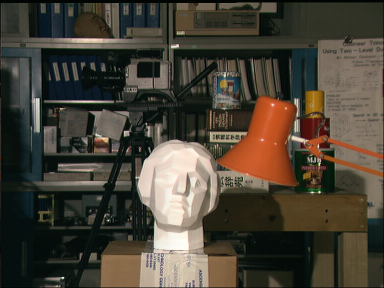
#> input picture data/tsucuba_left.png, 384 x 288 px
$ python task2.py
#> lines starting #> are read from the running program, lines starting #| are printed output that depends on the picture; after the words box and inside, x2 and y2 are one past the last pixel; in counts of white or black regions, pixels touching at a corner belong together
# -*- coding: utf-8 -*-
"""
Created on Fri Nov  2 03:46:01 2018

@author: Aniruddha Sinha
UB Person Number = 50289428
UBIT = asinha6@buffalo.edu
"""

UBIT = '<asinha6>'; import numpy as np; np.random.seed(sum([ord(c) for c in UBIT]))

import cv2
import numpy as np
import random
from matplotlib import pyplot as plt
import time

'function to write the image to disk'
def writeImage(img, imageName):
    cv2.imwrite("results/" + imageName + ".jpg", img)

''' The following functions for drawing the epipolar lines and epipolar points and finding epilines
 have been referenced and partly been copied from https://docs.opencv.org/3.2.0/da/de9/tutorial_py_epipolar_geometry.html'''

def drawEpipolarLines(image1, image2, epilines, epipts1, epipts2, num):
    h, w = image1.shape

    colors = [[100, 200, 300], [1,3,2], [32, 43, 12], [90, 200, 12], [100, 100, 100], [0, 100, 200], [100, 0, 200], [100, 200, 0], [90, 30, 180], [120, 140, 150]]

    for i, r, point1, point2 in zip(range(10), epilines, epipts1, epipts2):
        color = tuple(colors[i])
        x0, y0 = map(int, [0, -r[2]/r[1]] )
        x1, y1 = map(int, [w, -(r[2] + r[0]*w)/r[1]] )

        global img1
        global img2

        if num == 1:
            image1 = cv2.line(img1, (x0,y0), (x1,y1), color, 1)
            image1 = cv2.circle(img1, tuple(point1), 5, color, -1)
            image2 = cv2.circle(img2, tuple(point2), 5, color, -1)
        else:
            image1 = cv2.line(img2, (x0,y0), (x1,y1), color, 1)
            image1 = cv2.circle(img2, tuple(point1), 5, color, -1)
            image2 = cv2.circle(img1, tuple(point2), 5, color, -1)
    return image1

def findEpilines(left_img, right_img, pts1, pts2, F):

    #Find epilines corresponding to points in the right image and
    #draw their lines on left image
    lines_left = cv2.computeCorrespondEpilines(pts2.reshape(-1,1,2), 2, F)
    lines_left = lines_left.reshape(-1,3)
    epiLeftImg = drawEpipolarLines(left_img, right_img, lines_left, pts1, pts2, 1)


    #Find epilines corresponding to points in the left image and
    #draw their lines on right image
    lines_right = cv2.computeCorrespondEpilines(pts1.reshape(-1,1,2), 1, F)
    lines_right = lines_right.reshape(-1,3)
    epiRightImg = drawEpipolarLines(right_img,left_img, lines_right, pts2, pts1, 2)

    return epiRightImg, epiLeftImg


#################### Start Main ########################
'Start function execution'
t= time.time()

'Read the two images, first in colour and then in grayscales'
img1 = cv2.imread("data/tsucuba_left.png")
#> img1 is the input picture: shape (288, 384, 3); mean B, G, R 54.7, 66.6, 73.2
img2 = cv2.imread("data/tsucuba_right.png")
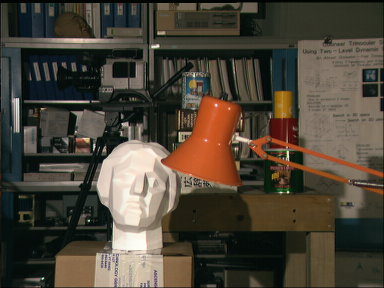
#> input picture data/tsucuba_right.png, 384 x 288 px
#> img2 is the input picture: shape (288, 384, 3); mean B, G, R 55.6, 68.2, 75.9

tsucuba_left = cv2.imread("data/tsucuba_left.png", 0)
#> tsucuba_left: shape (288, 384); min 0, max 253, mean 68.4
tsucuba_right = cv2.imread("data/tsucuba_right.png", 0)
#> tsucuba_right: shape (288, 384); min 0, max 253, mean 70.3

############################# PART 1 ##################################################
print('\n\n##################### Starting execution of Task 2 part 1 ##########################################')

''' The following code for computing SIFT features and drawing keypoints has been referenced and partly copied from '''
''''https://docs.opencv.org/3.4.3/da/df5/tutorial_py_sift_intro.html'''''

'Compute the keypoints and features of the two images'
sift = cv2.xfeatures2d.SIFT_create()
keypoints1 = sift.detect(tsucuba_left, None)
#> keypoints1 = 760 keypoints; strongest (x, y, size): (174, 178, 47.1), (177, 46, 2.7), (126, 133, 3.8), (36, 102, 5.7)
keypoints2 = sift.detect(tsucuba_right, None)
#> keypoints2 = 764 keypoints; strongest (x, y, size): (94, 146, 1.9), (132, 178, 47.5), (157, 46, 2.7), (288, 153, 2)

'Draw the keypoints on the images and write to disk'
task2_sift1 = cv2.drawKeypoints(img1, keypoints1, None ,(0,0,255))
task2_sift2 = cv2.drawKeypoints(img2, keypoints2, None, (0,0,255))
writeImage(task2_sift1, "task2_sift1")
print('\n\n******************** Image task2_sift_1 successfully written to drive **************************')
writeImage(task2_sift2, "task2_Sift2")
print('\n\n******************** Image task2_sift_2 successfully written to drive **************************')


''' The following code for computing the K Nearest Neighbours and drawing matches
 has been referenced and party copied from -
 https://docs.opencv.org/3.0-beta/doc/py_tutorials/py_feature2d/py_matcher/py_matcher.html '''


'Find the keypoints and the descriptors of the keypoints'
keypoint_left_img, descriptor_left_img = sift.detectAndCompute(tsucuba_left, None)
#> keypoint_left_img has the same summary as keypoints1
keypoint_rt_img, descriptor_rt_img = sift.detectAndCompute(tsucuba_right, None)
#> keypoint_rt_img has the same summary as keypoints2

'Using FLANN matching technique for finding K Nearest Neighbours'
FLANN_INDEX_KDTREE = 0
check_index_params = dict(algorithm = FLANN_INDEX_KDTREE, tress = 5)
check_search_params = dict(checks=100)

'''Create object for FLANN matching'''
doFlann = cv2.FlannBasedMatcher(check_index_params, check_search_params)
NearestNeighborsMatches = doFlann.knnMatch(descriptor_left_img, descriptor_rt_img, k=2)
#> NearestNeighborsMatches = 760 matches
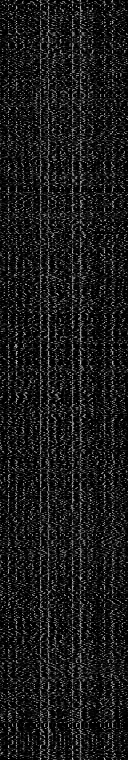
#> descriptor_left_img: shape (760, 128) float32; min 0, max 208, mean 25.7

'Calculate the better neighbour of the two best matches of a keypoint of left image in the right image'
keepKeypoints = []
tsc_pts1 = []
tsc_pts2 = []
for m,n in NearestNeighborsMatches:
    if m.distance < 0.75*n.distance:
        keepKeypoints.append(m)
        tsc_pts2.append(keypoint_left_img[m.trainIdx].pt)
        tsc_pts1.append(keypoint_rt_img[m.queryIdx].pt)
#> after the loop, keepKeypoints = 286 matches; tsc_pts1 = 286 pairs, first value 10.7 to 378.1, second value 6.49 to 283.4; tsc_pts2 = 286 pairs, first value 22.78 to 366.8, second value 4.89 to 282.8

'Draw the matched keypoints of the two images'
task2_matches_knn = cv2.drawMatches(img1, keypoint_left_img, img2, keypoint_rt_img, keepKeypoints, None, (0,255,0), (255,0,0) ,flags=2)
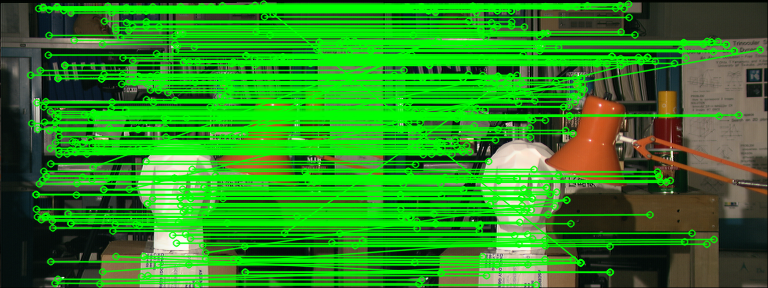
#> task2_matches_knn: shape (288, 768, 3); mean B, G, R 32.7, 138.7, 44.8
writeImage(task2_matches_knn, "task2_matches_knn")
print('\n\n******************** Image task2_matches_knn successfully written to drive **************************')
print('\n\n############### Task 2 part 1 successfully completed.#####################\nTime taken for Task 2 part 1 = ',time.time()-t,' seconds')
############################# END PART 1 ################################################


########################## PART 2 ###################################################
print('\n\n##################### Starting execution of Task 2 part 2 ##########################################')

''' The following code for finding Fundamental Matrix and computing the inliers has been referenced and
party been copied from https://docs.opencv.org/3.0-beta/doc/py_tutorials/py_feature2d/py_feature_homography/py_feature_homography.html'''

MIN_NUM_MATCHES = 10

if len(keepKeypoints) > MIN_NUM_MATCHES:

    coord_left = np.array([ keypoint_left_img[m.queryIdx].pt for m in keepKeypoints ])
#> coord_left = 286 pairs, first value 30.2 to 377.5, second value 3.59 to 284.5
    np.reshape(coord_left, (-1,1,2))
    coord_left = np.int32(coord_left)
#> coord_left = 286 pairs, first value 30 to 377, second value 3 to 284
    coord_rt = np.array([ keypoint_rt_img[m.trainIdx].pt for m in keepKeypoints ])
#> coord_rt = 286 pairs, first value 9.72 to 375.6, second value 3.54 to 284.5
    np.reshape(coord_rt, (-1,1,2))
    coord_rt = np.int32(coord_rt)
#> coord_rt = 286 pairs, first value 9 to 375, second value 3 to 284

    'Find fundamental matrix and list of inliers after RANSAC algorithm'
    F, fundamentalStatus = cv2.findFundamentalMat(coord_left, coord_rt, cv2.FM_RANSAC, 20.0)
#> F = [[-1.58e-06, -0.000413, 0.0845], [0.000394, -9.89e-06, -0.138], [-0.0805, 0.136, 1]]; fundamentalStatus = 286 values, max 1 at index 0, min 0 at index 75, mean 0.976
    print('\n\nFundamental matrix is:\n\n',F)
#| Fundamental matrix is:
#|  [[-1.57930002e-06 -4.12799335e-04  8.44949757e-02]
#|  [ 3.94478384e-04 -9.89014794e-06 -1.38119107e-01]
#|  [-8.05235709e-02  1.35761862e-01  1.00000000e+00]]
#    print(fundamentalStatus)#    print(fundamentalStatus)
print('\n\n############### Task 2 part 2 successfully completed.#####################\nTime taken for Task 2 part 2 = ',time.time()-t,' seconds')
########################## END PART 2 ####################################################


''''''''''''''''''''''''''''''''''''''' START PART 3 '''''''''''''''''''''''''''''''''''
''''''''''''''''''''''''''''''''''''''''''''''''''''''''''''''''''''''''''''''''''''''''
'''''''''
print('\n\n##################### Starting execution of Task 2 part 3 ##########################################')

'Select the inliers and convert the inliers to a 1D list'
# Select only inlier points
'convert the inliers to a 1D list'
# Select only inlier points
'Select 10 random inliers after shuffling the array of inliers'
inliers_1 = coord_left[fundamentalStatus.ravel()==1].tolist()
#> inliers_1 = 279 pairs, first value 30 to 377, second value 3 to 284
inliers_left = random.sample(inliers_1,10)
#> inliers_left = [[209, 106], [227, 77], [45, 101], [146, 203], [322, 59], [282, 56], [220, 77], [173, 177], [269, 34], [190, 198]]
inliers_left = np.array(inliers_left)

inliers_2 = coord_rt[fundamentalStatus.ravel()==1].tolist()
#> inliers_2 = 279 pairs, first value 9 to 375, second value 3 to 284
inliers_right = random.sample(inliers_2,10)
#> inliers_right = [[112, 10], [285, 180], [70, 140], [112, 264], [38, 154], [127, 21], [329, 238], [74, 112], [155, 35], [43, 10]]
inliers_right = np.array(inliers_right)

'Draw the epilines for 10 random inliers in both images'
task2_epi_right, task2_epi_left = findEpilines(tsucuba_left, tsucuba_right, inliers_left, inliers_right, F)
#> in findEpilines, `lines_left = cv2.computeCorrespondEpilines(pts2.reshape(-1,1,2), 2, F)`: lines_left = [[-0.651, 0.759, 77.06], [-0.521, 0.854, 11.48], [-0.234, 0.972, -114.5], [0.26, 0.966, -288.8], [-0.165, 0.986, -141.9], [-0.657, 0.754, 80.08], [0.983, -0.184, -311.8], [-0.331, 0.944, -74.49], [-0.684, 0.73, 94.6], [-0.545, 0.838, 23.12]]
#> the loop in drawEpipolarLines, `for i, r, point1, point2 in zip(range(10), epilines, epipts1, epipts2):` made 10 passes
#> (r, point1, point2, color, y0, y1) on passes 1 to 9: ([-0.651, 0.759, 77.06], [209, 106], [112, 10], (100, 200, 300), -101, 228), ([-0.521, 0.854, 11.48], [227, 77], [285, 180], (1, 3, 2), -13, 220), ([-0.234, 0.972, -114.5], [45, 101], [70, 140], (32, 43, 12), 117, 210), ([0.26, 0.966, -288.8], [146, 203], [112, 264], (90, 200, 12), 299, 195), ([-0.165, 0.986, -141.9], [322, 59], [38, 154], (100, 100, 100), 143, 208), ([-0.657, 0.754, 80.08], [282, 56], [127, 21], (0, 100, 200), -106, 228), ([0.983, -0.184, -311.8], [220, 77], [329, 238], (100, 0, 200), -1695, 357), ([-0.331, 0.944, -74.49], [173, 177], [74, 112], (100, 200, 0), 78, 213), ([-0.684, 0.73, 94.6], [269, 34], [155, 35], (90, 30, 180), -129, 230)
#> pass 1, in drawEpipolarLines, `image1 = cv2.circle(img1, tuple(point1), 5, color, -1)`:
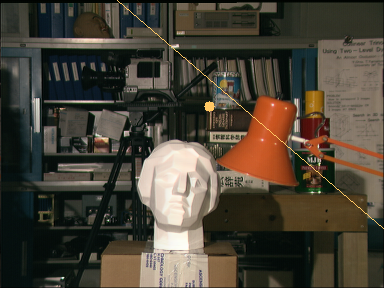
#> image1: shape (288, 384, 3); mean B, G, R 54.9, 67.1, 73.8
#> after the loop in drawEpipolarLines, `for i, r, point1, point2 in zip(range(10), epilines, epipts1, epipts2):`:
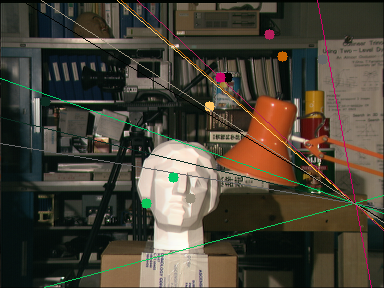
#> img1: shape (288, 384, 3); 3.53% of pixels changed, all inside (x1, y1, x2, y2) = (0, 0, 384, 288)
#> in findEpilines, `lines_right = cv2.computeCorrespondEpilines(pts1.reshape(-1,1,2), 1, F)`: lines_right = [[0.58, -0.814, -20.66], [0.728, -0.686, -94.88], [0.332, -0.943, 86.18], [0.00565, -1, 203.6], [0.981, -0.192, -278.4], [0.912, -0.41, -211.1], [0.709, -0.705, -84.77], [0.154, -0.988, 153.1], [0.908, -0.419, -208], [0.0378, -0.999, 193]]
#> call 2 of drawEpipolarLines, with epilines = array of shape (10, 3), epipts1 = array of shape (10, 2), epipts2 = array of shape (10, 2), num = 2
#> the loop in drawEpipolarLines (call 2), `for i, r, point1, point2 in zip(range(10), epilines, epipts1, epipts2):` made 10 passes
#> (r, point1, point2, color, y0, y1) on passes 1 to 9: ([0.58, -0.814, -20.66], [112, 10], [209, 106], (100, 200, 300), -25, 248), ([0.728, -0.686, -94.88], [285, 180], [227, 77], (1, 3, 2), -138, 269), ([0.332, -0.943, 86.18], [70, 140], [45, 101], (32, 43, 12), 91, 226), ([0.00565, -1, 203.6], [112, 264], [146, 203], (90, 200, 12), 203, 205), ([0.981, -0.192, -278.4], [38, 154], [322, 59], (100, 100, 100), -1448, 511), ([0.912, -0.41, -211.1], [127, 21], [282, 56], (0, 100, 200), -514, 338), ([0.709, -0.705, -84.77], [329, 238], [220, 77], (100, 0, 200), -120, 265), ([0.154, -0.988, 153.1], [74, 112], [173, 177], (100, 200, 0), 154, 214), ([0.908, -0.419, -208], [155, 35], [269, 34], (90, 30, 180), -496, 335)
#> after the loop in drawEpipolarLines (call 2), `for i, r, point1, point2 in zip(range(10), epilines, epipts1, epipts2):`: img1: shape (288, 384, 3); 0.02% of pixels changed, all inside (x1, y1, x2, y2) = (204, 74, 225, 111)
#> after the loop in drawEpipolarLines (call 2), `for i, r, point1, point2 in zip(range(10), epilines, epipts1, epipts2):`:
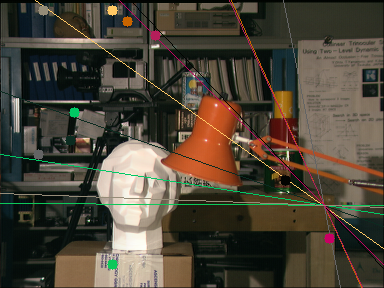
#> img2: shape (288, 384, 3); mean B, G, R 56.5, 69.8, 77
#task2_epi_right, task2_epi_lt = findEpilines(tsucuba_right, tsucuba_left, inliers_right, inliers_left, F)
writeImage(task2_epi_right, "task2_epi_right")
writeImage(task2_epi_left, "task2_epi_left")
print('\n\nImages task2_epi_right.jpg and task2_epi_left.jpg succesfully written to disk.')
##
print('\n\n############### Task 2 part 3 successfully completed.#####################\nTime taken for Task 2 part 3 = ',time.time()-t,' seconds')
################################ END PART 3 ####################################


########################### START PART 4 #########################################
print('\n\n##################### Starting execution of Task 2 part 4 ##########################################')
imgleft = cv2.imread('data/tsucuba_left.png', 0)
imgright = cv2.imread('data/tsucuba_right.png', 0)

'Create the object of stereo BM for computing disparity'
task2_stereo = cv2.StereoBM_create()
task2_disparity = task2_stereo.compute(imgleft, imgright)/3
writeImage(task2_disparity, "task2_disparity")
#> in writeImage (call 6), `cv2.imwrite("results/" + imageName + ".jpg", img)`:
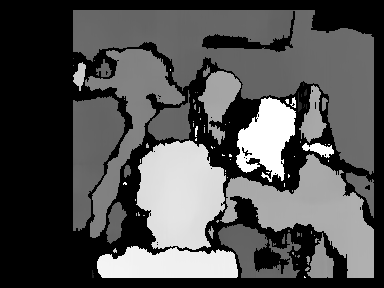
#> saved as task2_disparity.jpg: shape (288, 384); min 0, max 255, mean 81.4
#plt.imshow(task2_disparity, 'gray')
#plt.savefig('./results/task2_disparity.jpg')
print('\n\n******************** Image task2_disparity successfully written to drive **************************')
print('\n\n############### Task 2 part 4 successfully completed.#####################\nTime taken for Task 2 part 4 = ',time.time()-t,' seconds')
